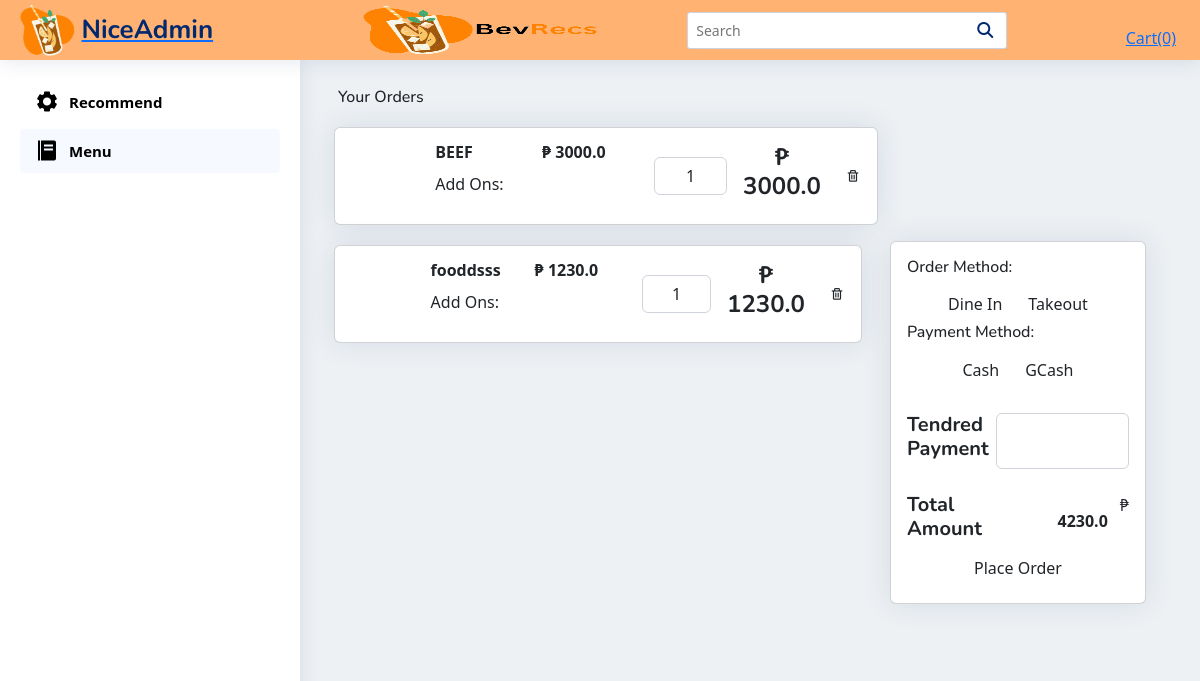
Page //cart/ on the committed database.
### pos/models.py (models this page shows)
class buyItem(models.Model):
    buyName= models.CharField (max_length=255, null=True, blank=True)
    buySize = models.CharField(max_length=15, null=True, blank=True)
    buyQuantityMenu = models.PositiveIntegerField (null=True, blank=True)
    buyPrice = models.FloatField (null=True, blank=True)
    buyAddOns1 = models.CharField (max_length=255, null=True, blank=True)
    buyAddOns2 = models.CharField (max_length=255, null=True, blank=True)
    buyAddOns3 = models.CharField (max_length=255, null=True, blank=True)
    buyAddOns4 = models.CharField (max_length=255, null=True, blank=True)
    buyAddOns5 = models.CharField (max_length=255, null=True, blank=True)
    buyQuantityAO1 = models.PositiveIntegerField (null=True, blank=True)
    buyQuantityAO2 = models.PositiveIntegerField (null=True, blank=True)
    buyQuantityAO3 = models.PositiveIntegerField (null=True, blank=True)
    buyQuantityAO4 = models.PositiveIntegerField (null=True, blank=True)
    buyQuantityAO5 = models.PositiveIntegerField (null=True, blank=True)
    menuAOPrice1 = models.FloatField(default=0,null=True, blank=True)
    menuAOPrice2 = models.FloatField(default=0,null=True, blank=True)
    menuAOPrice3 = models.FloatField(default=0,null=True, blank=True)
    menuAOPrice4 = models.FloatField(default=0,null=True, blank=True)
    menuAOPrice5 = models.FloatField(default=0,null=True, blank=True)
    buyingredient1 = models.CharField (max_length=255, null=True, blank=True)
    buyingredient2 = models.CharField (max_length=255, null=True, blank=True)
    buyingredient3 = models.CharField (max_length=255, null=True, blank=True)
    buyingredient4 = models.CharField (max_length=255, null=True, blank=True)
    buyingredient5 = models.CharField (max_length=255, null=True, blank=True)
    buyingredient6 = models.CharField (max_length=255, null=True, blank=True)
    buyingredient7 = models.CharField (max_length=255, null=True, blank=True)
    buyingredient8 = models.CharField (max_length=255, null=True, blank=True)
    buyingredient9 = models.CharField (max_length=255, null=True, blank=True)
    buyingredient10 = models.CharField (max_length=255, null=True, blank=True)
    buyQuantityIng1 = models.PositiveIntegerField (null=True, blank=True)
    buyQuantityIng2 = models.PositiveIntegerField (null=True, blank=True)
    buyQuantityIng3 = models.PositiveIntegerField (null=True, blank=True)
    buyQuantityIng4 = models.PositiveIntegerField (null=True, blank=True)
    buyQuantityIng5 = models.PositiveIntegerField (null=True, blank=True)
    buyQuantityIng6 = models.PositiveIntegerField (null=True, blank=True)
    buyQuantityIng7 = models.PositiveIntegerField (null=True, blank=True)
    buyQuantityIng8 = models.PositiveIntegerField (null=True, blank=True)
    buyQuantityIng9 = models.PositiveIntegerField (null=True, blank=True)
    buyQuantityIng10 = models.PositiveIntegerField (null=True, blank=True)
    buyOrBought = models.BooleanField(default=False)
    DoneOrder = models.BooleanField(default=False)
    payment_method = models.CharField(max_length=255, choices=PAYMENT_CHOICES, null=True, blank=True)
    DineIn_Out = models.CharField(max_length=255, choices=IN_OUT, null=True, blank=True)
    AllPayment = models.FloatField(null=True, blank=True)
    tenderedPayment = models.FloatField(null=True, blank=True)
    orderNumber = models.PositiveIntegerField (null=True, blank=True)
    dateordered = models.DateTimeField (null=True, blank=True)
    priceSize = models.FloatField( null=True, blank=True)
    @property
    def total_price(self):
        if not self.buyOrBought:
            buyPrice = self.buyPrice or 0.0
            menuAOPrice1 = self.menuAOPrice1 or 0.0
            menuAOPrice2 = self.menuAOPrice2 or 0.0
            menuAOPrice3 = self.menuAOPrice3 or 0.0
            menuAOPrice4 = self.menuAOPrice4 or 0.0
            menuAOPrice5 = self.menuAOPrice5 or 0.0
            return round((buyPrice + menuAOPrice1 + menuAOPrice2 + menuAOPrice3 + menuAOPrice4 + menuAOPrice5) * self.buyQuantityMenu, 2)

### pos/views.py (the view)
# urls.py: path('/cart/', views.cart, name='cart'),
def cart(request):
    buyitemform = BuyItemForms()
    stocks = Stocks.objects.first()
    menuDrinks = MenuDrinks.objects.all()
    menuCategory = MenuCategory.objects.all()
    buyitem = buyItem.objects.all()
    total_price = calculate_total_price(buyitem)
    context = {
        'buyitemform': buyitemform,
        'stocks': stocks,
        'menuDrinks': menuDrinks,
        'menuCategory': menuCategory,
        'buyitem': buyitem,
        'total_price': total_price
    }
    return render(request, 'cart.html',context)

### pos/views.py (called while the page is built)
def calculate_total_price(buyitem):
    total = 0
    for item in buyitem:
        if not item.buyOrBought and item.total_price:
            total += item.total_price
    rounded_total = round(total, 2)
    return rounded_total

### pos/templates/cart.html (shortened to what this page needs)
{% load static %}
<!DOCTYPE html>
<html lang="en">
<head>
    <link rel="stylesheet" href="https://cdnjs.cloudflare.com/ajax/libs/font-awesome/6.4.0/css/all.min.css"
 />
    <link href='https://unpkg.com/boxicons@2.1.4/css/boxicons.min.css' rel='stylesheet'>
    <link rel="stylesheet" href="{% static 'main.css' %}">
    <link rel="stylesheet" href="{% static 'style.css' %}">
    <link rel="stylesheet" href="https://cdnjs.cloudflare.com/ajax/libs/twitter-bootstrap/5.2.0/css/bootstrap.min.css">
    <link rel="stylesheet" href="https://cdn.datatables.net/1.13.4/css/dataTables.bootstrap5.min.css">
</head>
<body>
    <header class="header fixed-top d-flex align-items-center">
        <div class="d-flex align-items-center justify-content-between">
            <a href="index.html" class="logo d-flex align-items-center">
              <img src="assets/img/logo.png" alt="">
              <span class="d-none d-lg-block">NiceAdmin</span>
            </a>
          </div>
        <div class="d-flex align-items-center justify-content-between">
            <a href="/templates/user order/index.html" class="logo d-flex align-items-center px-2">
                <img class="logo" src="/static/img/logo-with-name.png" alt="logo">
            </a>
        </div>
        <div class="search-bar m-auto">
            <form class="search-form d-flex align-items-center">
                <input type="text" name="query" placeholder="Search" title="Enter search keyword">
                <button type="submit" title="Search"><i class="fa fa-search"></i></button>
            </form>
        </div>
        <nav class="header-nav ms-auto">
            <ul class="d-flex align-items-center mt-3 list-unstyled">
                <li class="nav-item d-block m-auto px-4">
                    <a type="button" class="cart-btn" href="{% url 'pos:cart'%}">
                        Cart(0)
                    </a>
                </li>
            </ul>
        </nav>
    </header>
    <aside id="sidebar" class="sidebar" data-bs-hidden="false">
        <ul class="sidebar-nav" id="sidebar-nav">
            <li class="nav-item">
                <a class="nav-link collapsed" href="{% url 'pos:reco' %}">
                    <i class='bx bxs-cog'></i><span>Recommend</span>
                </a>
            </li>
            <li class="nav-item">
                <a class="nav-link" data-bs-target="#menu-nav" href="{% url 'pos:home'%}">
                    <i class='bx bxs-food-menu'></i></i><span>Menu</span>
                </a>
            </li>
        </ul>
    </aside>
    <main id="main" class="main">
        <section class="section cart-section">
            <div class="p-2">
                <h6 class="page-title-cart">Your Orders</h6>
            </div>
            {% for cart in buyitem %}
            {% if cart.buyOrBought == False %}
            <div class="row">
                <div class="col-8">
                    <div class="d-block order-card">
                        <div class="card mb-3 m-1">
                            <div class="row g-1">
                                <div class="col-12">
                                    <div class="card-body mb-0 p-0">
                                        <table class="table table-responsive table-borderless mb-0 p-0">
                                            <tbody>
                                                <tr>
                                                    <td class="col-2" style="vertical-align: middle;"> <img src="{{data.menuimage.url}}"
                                                            class="img-preview rounded" alt=""></td>
                                                    <td class="col-5">
                                                        <table class="table nested-table table-sm table-borderless p-0">
                                                            <tbody>
                                                                <tr>
                                                                    <td class="main-menu">
                                                                        <strong>{{cart.buyName}}</strong></td>
                                                                    <td class="main-menu-price">
                                                                        <strong>&#8369 {{cart.buyPrice}}</strong></td>
                                                                </tr>
                                                                <tr>
                                                                    <td class="td-text">Add Ons:</td>
                                                                </tr>
                                                            </tbody>
                                                        </table>
                                                    </td>
                                                    <td class="col-2" style="vertical-align: middle;">
                                                        <div class="input-group my-auto">
                                                            <input  class="form-control" style="text-align: center;"
                                                                value="{{cart.buyQuantityMenu}}" readonly>
                                                        </div>
                                                    </td>
                                                    <td class="col-2 text-center total-price"
                                                        style="vertical-align: middle;">
                                                        <h4><strong> &#8369 {{ cart.total_price }}</strong></h4>
                                                    </td>
                                                    <td class="col-1" style="vertical-align: middle;">
                                                            <button class="btn btn-sm delete-btn" data-bs-toggle="modal"
                                                                data-bs-target="#deletemodal"><i
                                                                    class='bx bx-trash'></i></button>
                                                        </div>
                                    </div>
                                </div>
                            </div>
                        </div>
                    </div>
                </div>
                {%endif%}
                {%endfor%}
                <div class="col-4">
                    <div class="card">
                        <div class="card-body">
                            <form  action="{% url 'pos:update_values' %}" method="post"
                            enctype="multipart/form-data">
                                <h6>Order Method: </h6>
                                <div class="d-flex px-2 justify-content-center">
                                  <div>
                                    <label class="btn" for="btn-check-4">Dine In</label>
                                  </div>
                                  <div>
                                    <label class="btn" for="btn-check-3">Takeout</label>
                                  </div>
                                </div>
                                <h6>Payment Method:</h6>
                                <div class="d-flex px-2 justify-content-center">
                                  <div>
                                    <label class="btn" for="btn-check-5">Cash</label>
                                  </div>
                                  <div>
                                    <label class="btn" for="btn-check-6">GCash</label>
                                  </div>
                                </div>
                                <div class="total-amount mt-4">
                                    <div class="d-flex justify-content-between">
                                        <h5><strong>Tendred Payment</strong></h5>
                                        <input name="tenderedPayment" step="0.01" type="number" class="form-control text-end ms-auto" inputmode="numeric" pattern="[0-9]*">                                    </div>
                                </div>
                                <div class="total-amount mt-4">
                                    <div class="d-flex justify-content-between">
                                        <h5><strong>Total Amount</strong></h5>
                                        <input name="AllPayment" type="text" class="form-control bg-transparent border-0 fw-bold text-end" value="{{ total_price }}" readonly>&#8369                                    </div>
                                </div>
                                <div class="text-center col-12 d-grid">
                                    <button type="submit" class="btn place-order-btn">Place Order</button>
                                </div>
                            </form>
                        </div>
                    </div>
                </div>
        </section>
    </main>
</body>
</html>

### pos/static/style.css (style rules this page uses)
:root { scroll-behavior: smooth; }
body { font-family: "Open Sans", sans-serif; background-color: #EDF1F4 !important; }
a { color: #4154f1; text-decoration: none; }
h1, h2, h3, h4, h5, h6 { font-family: "Nunito", sans-serif; }
#main { margin-top: 60px; padding: 20px 30px; transition: all 0.3s; background-color: #EDF1F4; }
.card { margin-bottom: 30px; border: none; border-radius: 5px; box-shadow: 0px 0 30px rgba(1, 41, 112, 0.1); }
.card-body { padding: 0 20px 20px 20px; }
.logo { line-height: 1; }
@media (min-width: 1200px) { .logo { width: 300px; } }
.logo img { height: 52px; margin-right: 6px; }
.logo span { font-size: 26px; font-weight: 700; color: #012970; font-family: "Nunito", sans-serif; }
.header { transition: all 0.5s; z-index: 997; height: 60px; box-shadow: 0px 2px 20px rgba(1, 41, 112, 0.1); background-color: #FFB272; padding-left: 20px; }
.header .search-bar { min-width: 360px; padding: 0 20px; }
.header .search-form { width: 100%; }
.header .search-form input { border: 0; font-size: 14px; color: #012970; border: 1px solid rgba(1, 41, 112, 0.2); padding: 7px 38px 7px 8px; border-radius: 3px; transition: 0.3s; width: 100%; }
.header .search-form button { border: 0; padding: 0; margin-left: -30px; background: none; }
.header .search-form button i { color: #012970; }
.header-nav ul { list-style: none; }
.header-nav>ul { margin: 0; padding: 0; }
.sidebar { position: fixed; top: 60px; left: 0; bottom: 0; width: 300px; z-index: 996; transition: all 0.3s; padding: 20px; overflow-y: auto; scrollbar-width: thin; scrollbar-color: #aab7cf transparent; box-shadow: 0px 0px 20px rgba(1, 41, 112, 0.1); background-color: #fff; }
@media (min-width: 1200px) { #main, #footer { margin-left: 300px; } }
.sidebar-nav { padding: 0; margin: 0; list-style: none; }
.sidebar-nav li { padding: 0; margin: 0; list-style: none; }
.sidebar-nav .nav-item { margin-bottom: 5px; }
.sidebar-nav .nav-link { display: flex; align-items: center; font-size: 15px; font-weight: 600; color: #000000; transition: 0.3; background: #f6f9ff; padding: 10px 15px; border-radius: 4px; }
.sidebar-nav .nav-link i { font-size: 24px; margin-right: 10px; color: #000000; }
.sidebar-nav .nav-link.collapsed { color: #000000; background: #fff; }
.sidebar-nav .nav-link.collapsed i { color: #000000; }

### rows in the picture
buyItem: buyName "BEEF", buyPrice "3000.0", buyQuantityMenu "1", total_price "3000.0"
buyItem: buyName "fooddsss", buyPrice "1230.0", buyQuantityMenu "1", total_price "1230.0"
